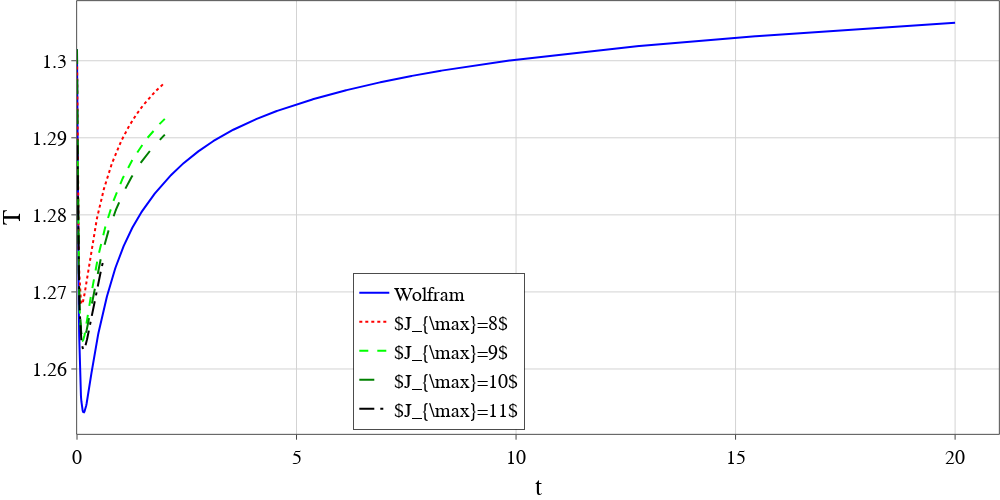
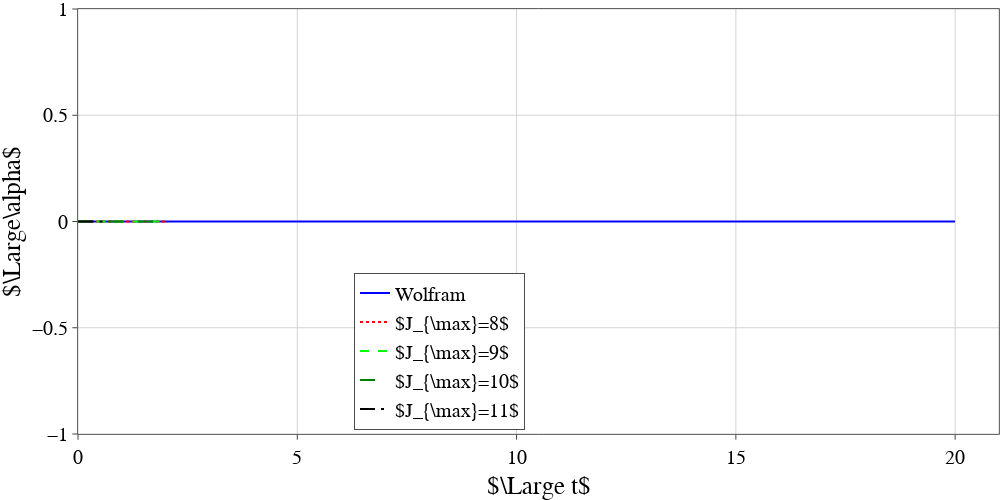

The notebook cell saved with these charts, in order:
### Code cell
list_x = [data_etal['t']]
list_y = [data_etal['T']]
names = ['Wolfram']
for lev in levs:
    list_x.append(data_b[lev]['t'])
    list_y.append(data_b[lev]['T'])
    names.append(r'$J_{\max}=' + str(lev) + '$')

plot_graph(list_x, list_y, names, xtitle='t', ytitle='T', image_name='T_t.pdf', list_x_fill=[], list_y_fill=[], mode=['lines', 'lines', 'lines', 'lines', 'lines'], \
           dash=['solid', 'dot', 'dash', 'longdash', 'longdashdot'], \
           colors=['blue', 'red', 'hsv(120,100,100)', 'green', 'black' ], \
           marker_size=2, xrange =[0, 21], yrange = [], \
           marker_style = ['circle', 'circle', 'triangle-down','square', 'diamond', 'cross',  'x-thin', 'cross-thin' ], \
           width=1000, height=500, path=MYPATH, yanchor='auto', y0_anchor=0.01, xanchor='left', x0_anchor=0.3)

list_x = [data_etal['t']]
list_y = [data_etal['alpha']]
for lev in levs:
    list_x.append(data_b[lev]['t'])
    list_y.append(data_b[lev]['alpha'])
    
plot_graph(list_x, list_y, names, xtitle=r'$\Large t$', ytitle=r'$\Large\alpha$', image_name='alpha_t.pdf', list_x_fill=[], list_y_fill=[], mode=['lines', 'lines', 'lines', 'lines', 'lines'], \
           dash=['solid', 'dot', 'dash', 'longdash', 'longdashdot'], \
           colors=['blue', 'red', 'hsv(120,100,100)', 'green', 'black' ], \
           marker_size=2, xrange =[0, 21], yrange = [], \
           marker_style = ['circle', 'circle', 'triangle-down','square', 'diamond', 'cross',  'x-thin', 'cross-thin' ], \
           width=1000, height=500, path=MYPATH, yanchor='auto', y0_anchor=0.01, xanchor='left', x0_anchor=0.3)

### Figure 1 — Plotly figure (JSON) as saved in the notebook; plotly's stock layout.template omitted (floating-point values rounded to 4 significant figures; data arrays with more than 128 entries replaced by an {"elided": "..."} marker saying what was removed)
{"data": [{"line": {"color": "blue", "dash": "solid", "width": 2}, "marker": {"line": {"color": "blue", "width": 1}, "size": 2, "symbol": "circle"}, "mode": "lines", "name": "Wolfram", "textfont": {"color": "LightSeaGreen", "family": "Times New Roman", "size": 18}, "type": "scatter", "x": {"elided": "2001 float values"}, "y": {"elided": "2001 float values"}}, {"line": {"color": "red", "dash": "dot", "width": 2}, "marker": {"line": {"color": "red", "width": 1}, "size": 2, "symbol": "circle"}, "mode": "lines", "name": "$J_{\\max}=8$", "textfont": {"color": "LightSeaGreen", "family": "Times New Roman", "size": 18}, "type": "scatter", "x": {"elided": "201 float values"}, "y": {"elided": "201 float values"}}, {"line": {"color": "hsv(120,100,100)", "dash": "dash", "width": 2}, "marker": {"line": {"color": "hsv(120,100,100)", "width": 1}, "size": 2, "symbol": "triangle-down"}, "mode": "lines", "name": "$J_{\\max}=9$", "textfont": {"color": "LightSeaGreen", "family": "Times New Roman", "size": 18}, "type": "scatter", "x": {"elided": "200 float values"}, "y": {"elided": "200 float values"}}, {"line": {"color": "green", "dash": "longdash", "width": 2}, "marker": {"line": {"color": "green", "width": 1}, "size": 2, "symbol": "square"}, "mode": "lines", "name": "$J_{\\max}=10$", "textfont": {"color": "LightSeaGreen", "family": "Times New Roman", "size": 18}, "type": "scatter", "x": {"elided": "201 float values"}, "y": {"elided": "201 float values"}}, {"line": {"color": "black", "dash": "longdashdot", "width": 2}, "marker": {"line": {"color": "black", "width": 1}, "size": 2, "symbol": "diamond"}, "mode": "lines", "name": "$J_{\\max}=11$", "textfont": {"color": "LightSeaGreen", "family": "Times New Roman", "size": 18}, "type": "scatter", "x": [0.01, 0.02, 0.03, 0.04, 0.05, 0.06, 0.07, 0.08, 0.09, 0.1, 0.11, 0.12, 0.13, 0.14, 0.15, 0.16, 0.17, 0.18, 0.19, 0.2, 0.21, 0.22, 0.23, 0.24, 0.25, 0.26, 0.27, 0.28, 0.29, 0.3, 0.31, 0.32, 0.33, 0.34, 0.35, 0.36, 0.37, 0.38, 0.39, 0.4, 0.41, 0.42, 0.43, 0.44, 0.45, 0.46, 0.47, 0.48, 0.49, 0.5, 0.51, 0.52, 0.53, 0.54, 0.55, 0.56, 0.57, 0.58, 0.59], "y": [1.289, 1.281, 1.276, 1.272, 1.27, 1.268, 1.266, 1.265, 1.264, 1.264, 1.263, 1.263, 1.263, 1.263, 1.262, 1.263, 1.263, 1.263, 1.263, 1.263, 1.263, 1.264, 1.264, 1.264, 1.264, 1.265, 1.265, 1.265, 1.266, 1.266, 1.266, 1.267, 1.267, 1.267, 1.268, 1.268, 1.268, 1.268, 1.269, 1.269, 1.269, 1.27, 1.27, 1.27, 1.27, 1.271, 1.271, 1.271, 1.271, 1.272, 1.272, 1.272, 1.272, 1.273, 1.273, 1.273, 1.273, 1.274, 1.274]}], "layout": {"autosize": false, "font": {"color": "Black", "family": "Times New Roman", "size": 20}, "height": 500, "legend": {"bgcolor": "White", "bordercolor": "Black", "borderwidth": 0.7, "x": 0.3, "xanchor": "left", "y": 0.01, "yanchor": "auto"}, "margin": {"b": 0, "l": 0, "pad": 0.1, "r": 0, "t": 0}, "paper_bgcolor": "rgba(255, 255, 255, 1)", "plot_bgcolor": "rgba(255, 255, 255, 1)", "showlegend": true, "width": 1000, "xaxis": {"gridcolor": "lightgrey", "gridwidth": 1, "linecolor": "black", "linewidth": 0.7, "mirror": true, "range": [0, 21], "showline": true, "tickfont": {"color": "black", "family": "Times New Roman", "size": 20}, "ticks": "outside", "title": {"font": {"color": "black", "family": "Times New Roman", "size": 25}, "text": "t"}}, "yaxis": {"gridcolor": "lightgrey", "gridwidth": 1, "linecolor": "black", "linewidth": 0.7, "mirror": true, "showline": true, "tickfont": {"color": "black", "family": "Times New Roman", "size": 20}, "ticks": "outside", "title": {"font": {"color": "black", "family": "Times New Roman", "size": 25}, "text": "T"}}}}

### Figure 2 — Plotly figure (JSON) as saved in the notebook; plotly's stock layout.template omitted (floating-point values rounded to 4 significant figures; data arrays with more than 128 entries replaced by an {"elided": "..."} marker saying what was removed)
{"data": [{"line": {"color": "blue", "dash": "solid", "width": 2}, "marker": {"line": {"color": "blue", "width": 1}, "size": 2, "symbol": "circle"}, "mode": "lines", "name": "Wolfram", "textfont": {"color": "LightSeaGreen", "family": "Times New Roman", "size": 18}, "type": "scatter", "x": {"elided": "2001 float values"}, "y": {"elided": "2001 int values"}}, {"line": {"color": "red", "dash": "dot", "width": 2}, "marker": {"line": {"color": "red", "width": 1}, "size": 2, "symbol": "circle"}, "mode": "lines", "name": "$J_{\\max}=8$", "textfont": {"color": "LightSeaGreen", "family": "Times New Roman", "size": 18}, "type": "scatter", "x": {"elided": "201 float values"}, "y": {"elided": "201 int values"}}, {"line": {"color": "hsv(120,100,100)", "dash": "dash", "width": 2}, "marker": {"line": {"color": "hsv(120,100,100)", "width": 1}, "size": 2, "symbol": "triangle-down"}, "mode": "lines", "name": "$J_{\\max}=9$", "textfont": {"color": "LightSeaGreen", "family": "Times New Roman", "size": 18}, "type": "scatter", "x": {"elided": "200 float values"}, "y": {"elided": "200 int values"}}, {"line": {"color": "green", "dash": "longdash", "width": 2}, "marker": {"line": {"color": "green", "width": 1}, "size": 2, "symbol": "square"}, "mode": "lines", "name": "$J_{\\max}=10$", "textfont": {"color": "LightSeaGreen", "family": "Times New Roman", "size": 18}, "type": "scatter", "x": {"elided": "201 float values"}, "y": {"elided": "201 int values"}}, {"line": {"color": "black", "dash": "longdashdot", "width": 2}, "marker": {"line": {"color": "black", "width": 1}, "size": 2, "symbol": "diamond"}, "mode": "lines", "name": "$J_{\\max}=11$", "textfont": {"color": "LightSeaGreen", "family": "Times New Roman", "size": 18}, "type": "scatter", "x": [0.01, 0.02, 0.03, 0.04, 0.05, 0.06, 0.07, 0.08, 0.09, 0.1, 0.11, 0.12, 0.13, 0.14, 0.15, 0.16, 0.17, 0.18, 0.19, 0.2, 0.21, 0.22, 0.23, 0.24, 0.25, 0.26, 0.27, 0.28, 0.29, 0.3, 0.31, 0.32, 0.33, 0.34, 0.35, 0.36, 0.37, 0.38, 0.39, 0.4, 0.41, 0.42, 0.43, 0.44, 0.45, 0.46, 0.47, 0.48, 0.49, 0.5, 0.51, 0.52, 0.53, 0.54, 0.55, 0.56, 0.57, 0.58, 0.59], "y": [0, 0, 0, 0, 0, 0, 0, 0, 0, 0, 0, 0, 0, 0, 0, 0, 0, 0, 0, 0, 0, 0, 0, 0, 0, 0, 0, 0, 0, 0, 0, 0, 0, 0, 0, 0, 0, 0, 0, 0, 0, 0, 0, 0, 0, 0, 0, 0, 0, 0, 0, 0, 0, 0, 0, 0, 0, 0, 0]}], "layout": {"autosize": false, "font": {"color": "Black", "family": "Times New Roman", "size": 20}, "height": 500, "legend": {"bgcolor": "White", "bordercolor": "Black", "borderwidth": 0.7, "x": 0.3, "xanchor": "left", "y": 0.01, "yanchor": "auto"}, "margin": {"b": 0, "l": 0, "pad": 0.1, "r": 0, "t": 0}, "paper_bgcolor": "rgba(255, 255, 255, 1)", "plot_bgcolor": "rgba(255, 255, 255, 1)", "showlegend": true, "width": 1000, "xaxis": {"gridcolor": "lightgrey", "gridwidth": 1, "linecolor": "black", "linewidth": 0.7, "mirror": true, "range": [0, 21], "showline": true, "tickfont": {"color": "black", "family": "Times New Roman", "size": 20}, "ticks": "outside", "title": {"font": {"color": "black", "family": "Times New Roman", "size": 25}, "text": "$\\Large t$"}}, "yaxis": {"gridcolor": "lightgrey", "gridwidth": 1, "linecolor": "black", "linewidth": 0.7, "mirror": true, "showline": true, "tickfont": {"color": "black", "family": "Times New Roman", "size": 20}, "ticks": "outside", "title": {"font": {"color": "black", "family": "Times New Roman", "size": 25}, "text": "$\\Large\\alpha$"}}}}
